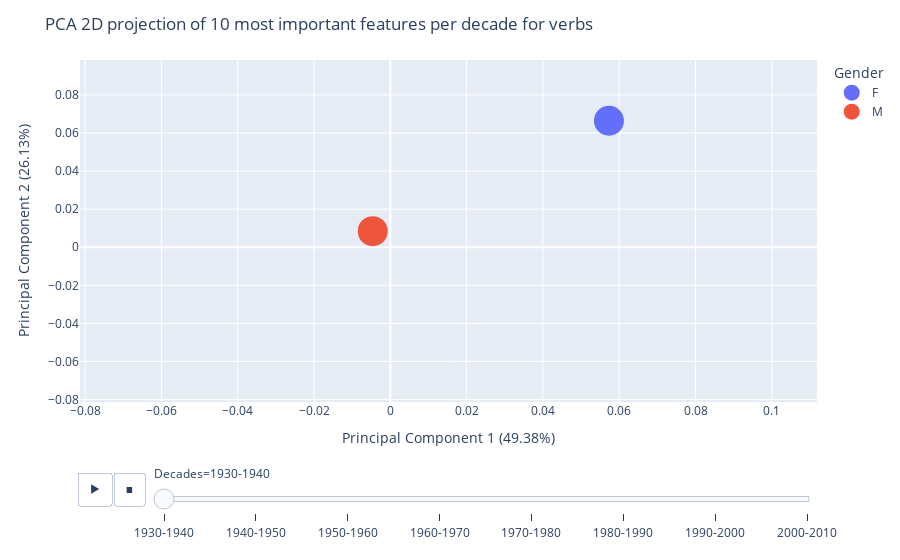

Notebook code for this chart:
### Code cell
#Verbs
pca_plotly(df_lex_verb,'verbs',differentiating_features_decades_verb)

### Figure 1 — Plotly figure (JSON) as saved in the notebook; plotly's stock layout.template omitted (floating-point values rounded to 4 significant figures)
{"data": [{"hovertemplate": "Gender=F<br>Decades=1930-1940<br>x=%{x}<br>y=%{y}<extra></extra>", "legendgroup": "F", "marker": {"color": "#636efa", "size": 30, "symbol": "circle"}, "mode": "markers", "name": "F", "orientation": "v", "showlegend": true, "type": "scatter", "x": [0.05731], "xaxis": "x", "y": [0.06644], "yaxis": "y"}, {"hovertemplate": "Gender=M<br>Decades=1930-1940<br>x=%{x}<br>y=%{y}<extra></extra>", "legendgroup": "M", "marker": {"color": "#EF553B", "size": 30, "symbol": "circle"}, "mode": "markers", "name": "M", "orientation": "v", "showlegend": true, "type": "scatter", "x": [-0.004608], "xaxis": "x", "y": [0.008426], "yaxis": "y"}], "layout": {"legend": {"title": {"text": "Gender"}, "tracegroupgap": 0}, "margin": {"t": 60}, "sliders": [{"active": 0, "currentvalue": {"prefix": "Decades="}, "len": 0.9, "pad": {"b": 10, "t": 60}, "steps": [{"args": [["1930-1940"], {"frame": {"duration": 0, "redraw": false}, "fromcurrent": true, "mode": "immediate", "transition": {"duration": 0, "easing": "linear"}}], "label": "1930-1940", "method": "animate"}, {"args": [["1940-1950"], {"frame": {"duration": 0, "redraw": false}, "fromcurrent": true, "mode": "immediate", "transition": {"duration": 0, "easing": "linear"}}], "label": "1940-1950", "method": "animate"}, {"args": [["1950-1960"], {"frame": {"duration": 0, "redraw": false}, "fromcurrent": true, "mode": "immediate", "transition": {"duration": 0, "easing": "linear"}}], "label": "1950-1960", "method": "animate"}, {"args": [["1960-1970"], {"frame": {"duration": 0, "redraw": false}, "fromcurrent": true, "mode": "immediate", "transition": {"duration": 0, "easing": "linear"}}], "label": "1960-1970", "method": "animate"}, {"args": [["1970-1980"], {"frame": {"duration": 0, "redraw": false}, "fromcurrent": true, "mode": "immediate", "transition": {"duration": 0, "easing": "linear"}}], "label": "1970-1980", "method": "animate"}, {"args": [["1980-1990"], {"frame": {"duration": 0, "redraw": false}, "fromcurrent": true, "mode": "immediate", "transition": {"duration": 0, "easing": "linear"}}], "label": "1980-1990", "method": "animate"}, {"args": [["1990-2000"], {"frame": {"duration": 0, "redraw": false}, "fromcurrent": true, "mode": "immediate", "transition": {"duration": 0, "easing": "linear"}}], "label": "1990-2000", "method": "animate"}, {"args": [["2000-2010"], {"frame": {"duration": 0, "redraw": false}, "fromcurrent": true, "mode": "immediate", "transition": {"duration": 0, "easing": "linear"}}], "label": "2000-2010", "method": "animate"}], "x": 0.1, "xanchor": "left", "y": 0, "yanchor": "top"}], "title": {"text": "PCA 2D projection of 10 most important features per decade for verbs"}, "updatemenus": [{"buttons": [{"args": [null, {"frame": {"duration": 500, "redraw": false}, "fromcurrent": true, "mode": "immediate", "transition": {"duration": 500, "easing": "linear"}}], "label": "&#9654;", "method": "animate"}, {"args": [[null], {"frame": {"duration": 0, "redraw": false}, "fromcurrent": true, "mode": "immediate", "transition": {"duration": 0, "easing": "linear"}}], "label": "&#9724;", "method": "animate"}], "direction": "left", "pad": {"r": 10, "t": 70}, "showactive": false, "type": "buttons", "x": 0.1, "xanchor": "right", "y": 0, "yanchor": "top"}], "xaxis": {"anchor": "y", "domain": [0, 1], "range": [-0.08134, 0.1118], "title": {"text": "Principal Component 1 (49.38%)"}}, "yaxis": {"anchor": "x", "domain": [0, 1], "range": [-0.08127, 0.09835], "title": {"text": "Principal Component 2 (26.13%)"}}}}
